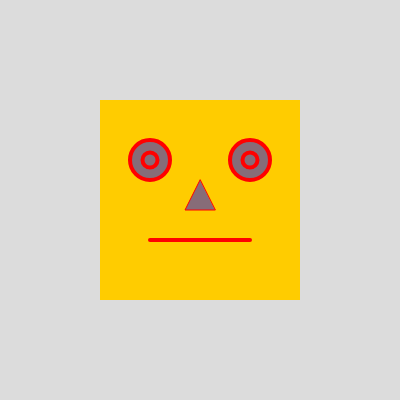
Frame 1 (no input)
Frame 60 (no input): identical to frame 1, image omitted
Frame 120 (the mouse pressed at the canvas centre since frame 60): identical to frame 1, image omitted

The p5.js sketch that drew this single still picture (run headless with seeded random() and noise() and a simulated clock; from frame 60 on, the mouse is pressed at the canvas centre):

// p5.js sketch
// ── sketch.js
function setup() {
  createCanvas(400, 400);
}

function draw() {
  background(220);
  fill(255,204,0);
  stroke(0,0,0);
  strokeWeight(3);
  noStroke();
  rect(100,100,200,200);
    fill(0,150,255);
  fill(0,0,255,120);
  strokeWeight(2);
  stroke(255,0,0);
  strokeWeight(4);
  ellipse(150,160,40,40);
  ellipse(250,160,40,40);
  fill(100,255,50);
  noFill();
  ellipse(150,160,15,15);
  ellipse(250,160,15,15);
  strokeWeight(4);
  line(150,240,250,240);
  fill(0,0,255,120);
  strokeWeight(1);
  triangle(200,180,185,210,215,210);
  
  
  
}
